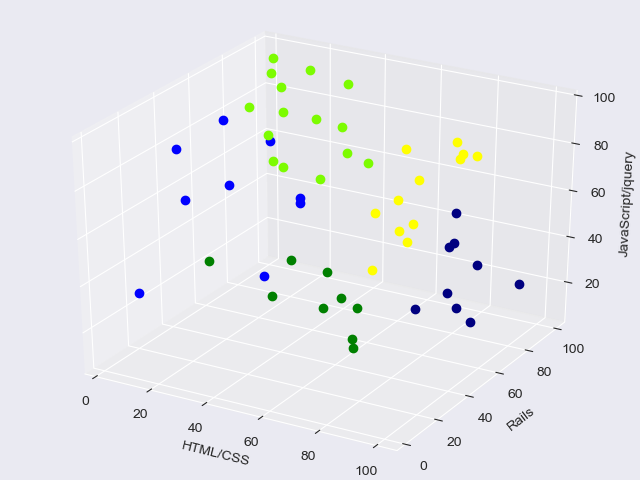

Here is the Python script that generated this plot:
import pandas as pd
import matplotlib
import matplotlib.pyplot as plt
from sklearn.cluster import KMeans
import numpy as np
from mpl_toolkits.mplot3d import Axes3D
import seaborn as sns

# Excelデータを読み込み、Dataframeにする
xl_df = pd.read_excel('test_data.xlsx')
df = xl_df.iloc[:, 1:]

kmeans = KMeans(n_clusters=5)
xl_df["class"] = kmeans.fit_predict(df)
s_df = xl_df.sort_values("class")
m_df = xl_df.groupby("class").mean()

m_df.plot.bar(figsize=(10,8))

c1_df = xl_df[xl_df["class"].isin([0])]
c2_df = xl_df[xl_df["class"].isin([1])]
c3_df = xl_df[xl_df["class"].isin([2])]
c4_df = xl_df[xl_df["class"].isin([3])]
c5_df = xl_df[xl_df["class"].isin([4])]


print(c1_df)
print(c2_df)
print(c3_df)
print(c4_df)
print(c5_df)


sns.set_style("darkgrid")

fig = plt.figure()
ax = Axes3D(fig)
ax.set_xlabel("HTML/CSS")
ax.set_ylabel("Rails")
ax.set_zlabel("JavaScript/jquery")

ax.plot(c1_df["HTML/CSS"],c1_df["Rails"],c1_df["JavaScript/jquery"],marker="o", linestyle="None", c="green")
ax.plot(c2_df["HTML/CSS"],c2_df["Rails"],c2_df["JavaScript/jquery"],marker="o", linestyle="None", c="blue")
ax.plot(c3_df["HTML/CSS"],c3_df["Rails"],c3_df["JavaScript/jquery"],marker="o", linestyle="None", c="yellow")
ax.plot(c4_df["HTML/CSS"],c4_df["Rails"],c4_df["JavaScript/jquery"],marker="o", linestyle="None", c="lawngreen")
ax.plot(c5_df["HTML/CSS"],c5_df["Rails"],c5_df["JavaScript/jquery"],marker="o", linestyle="None", c="navy")

plt.savefig('grouping2_c5.png') 
plt.show()